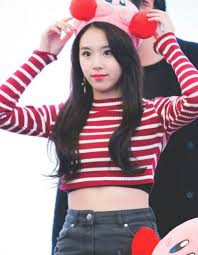
#> input picture 1.video_read/data/young.jfif, 198 x 255 px
$ python 6.matplot_subplot.py
#> lines starting #> are read from the running program, lines starting #| are printed output that depends on the picture
#!/usr/bin/env python3
#0206.py

import cv2
from matplotlib import pyplot as plt

#데이터 경로 변수 설정
path = './data/'
imgBGR1 = cv2.imread(path + 'young.jfif')
#> imgBGR1 is the input picture: shape (255, 198, 3); mean B, G, R 148, 140.2, 169.1
imgBGR3 = cv2.imread(path + 'apple.jpg')
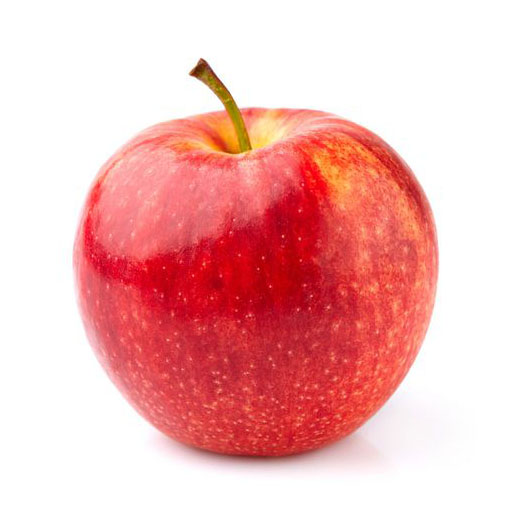
#> input picture 1.video_read/data/apple.jpg, 512 x 512 px
#> imgBGR3 is the input picture: shape (512, 512, 3); mean B, G, R 183, 183.5, 241.8
imgBGR2 = cv2.imread(path + 'baboon.jpg')
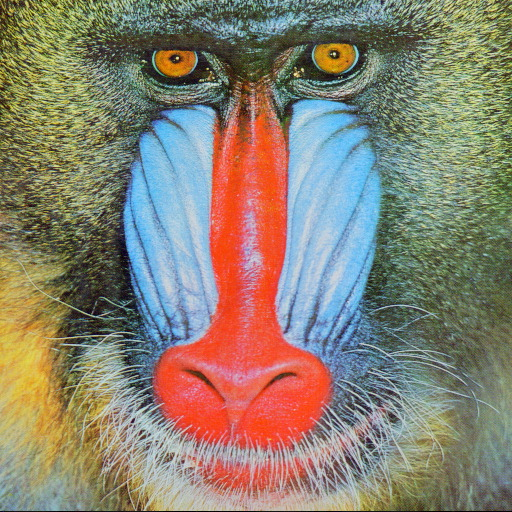
#> input picture 1.video_read/data/baboon.jpg, 512 x 512 px
#> imgBGR2 is the input picture: shape (512, 512, 3); mean B, G, R 112.9, 129.1, 137.1
imgBGR4 = cv2.imread(path + 'orange.jpg')
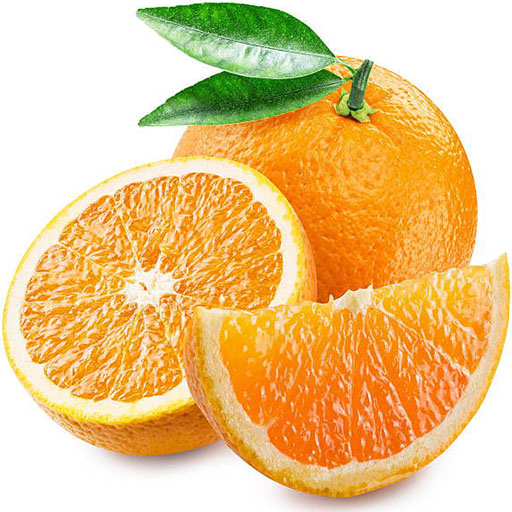
#> input picture 1.video_read/data/orange.jpg, 512 x 512 px
#> imgBGR4 is the input picture: shape (512, 512, 3); mean B, G, R 136.7, 197.6, 234.5

#컬러 변환 : BGR -> RGB

imgRGB1 = cv2.cvtColor(imgBGR1 , cv2.COLOR_BGR2RGB)
imgRGB2 = cv2.cvtColor(imgBGR2 , cv2.COLOR_BGR2RGB)
imgRGB3 = cv2.cvtColor(imgBGR3 , cv2.COLOR_BGR2RGB)
imgRGB4 = cv2.cvtColor(imgBGR4 , cv2.COLOR_BGR2RGB)

#add a subplot to the current figure
# (2,2)의 서브플롯, figsize: 출력할 서브플롯의 크기, sharex, sharey 설정
#sharex , sharey  True 일씨 원래 사진크기로 맞춰짐
flg, ax = plt.subplots(2,2, figsize = (5,5),sharex =True, sharey = True)
#출력될 화면의 이름을 'Sample Pictures' 로 저장
#ax.ca~ 로 써도 상관없음
flg.canvas.set_window_title('Sample Pictures')


#aspect=auto -> 출력된 plot 창의 크기를 변경하여도 사진이 깨지지 않는다
ax[0][0].axis('off')
ax[0][0].imshow(imgRGB1,aspect = 'auto')

ax[0][1].axis('off')
ax[0][1].imshow(imgRGB2,aspect = 'auto')

ax[1][0].axis('off')
ax[1][0].imshow(imgRGB3,aspect = 'auto')

ax[1][1].axis('off')
ax[1][1].imshow(imgRGB4,aspect = 'auto')

# subplot 하나의 크기를 설정한다.
# 총 2,2 4개의 subplot을 가지며 left right bottom top 등을 이용하여 조정한다
# 이값들은 cm mm inch 와 같은 절대적인 크기가 아니라 상대적인 배율이다
# 0 ~ 1이 subplot을 선언할때 정했던figsize의 정 배율이며
# 이를 0~1 사이의 값으로 축소해서 출력하거나
# right나 top값을 1 이상으로 해서 확대해서 볼 수 있다
plt.subplots_adjust(left=0, bottom=0, right=0.5, top=1, wspace=0.5, hspace = 0.5) # 가로 , 세로 여백 0.05

# 사진 저장
plt.savefig("./data/0206.png", bbox_inches = 'tight')
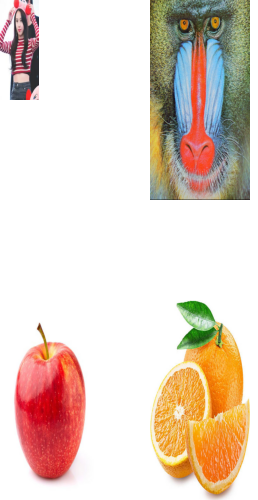
#> figure drawn by matplotlib, 4 panels
plt.show()
